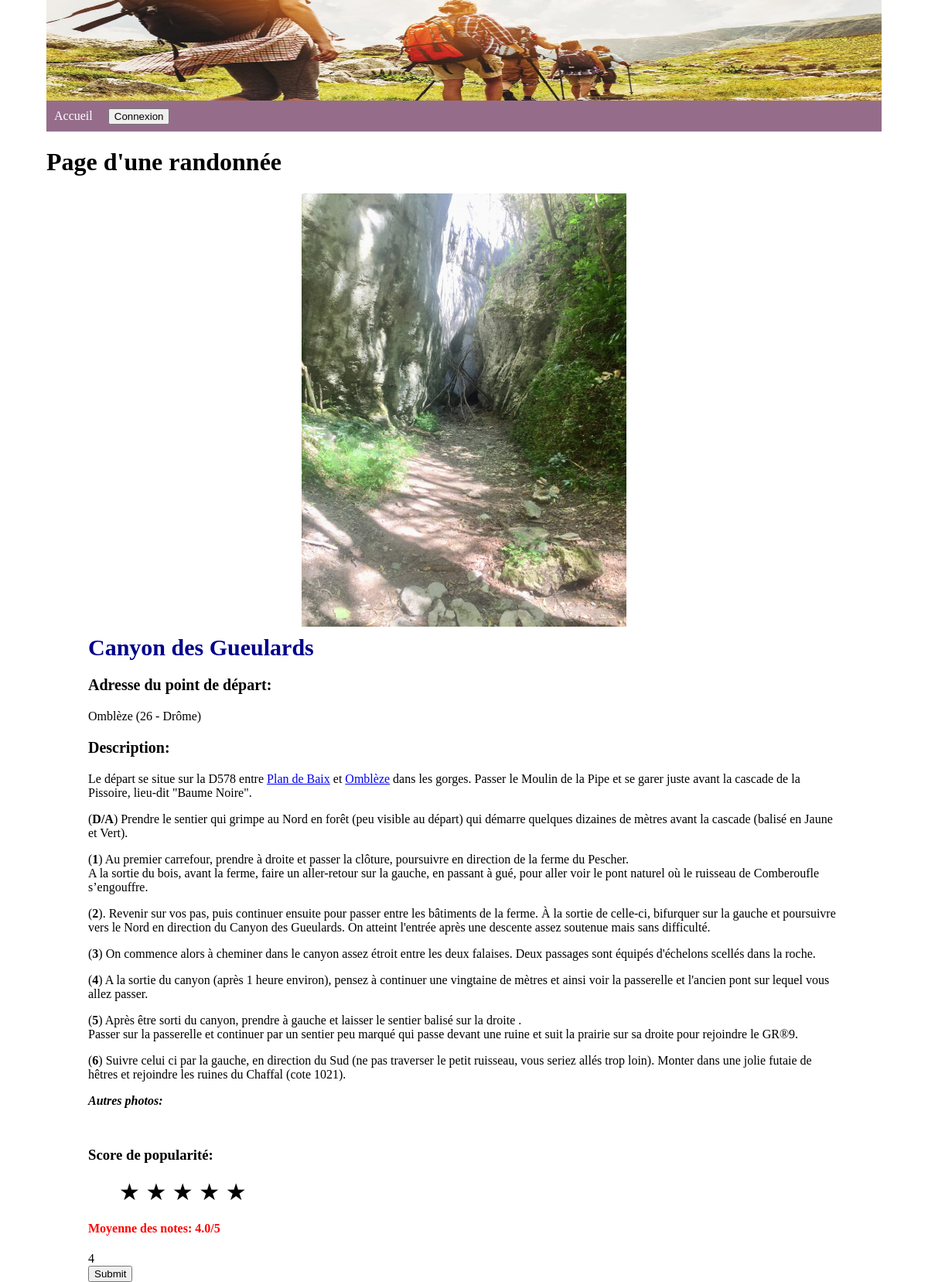
Screenshot of /index.php?gestion=randonner&id_randonnee=15 with the database file from the repository.
### tables this page shows
CREATE TABLE `tbl_randonnee` (
  `nomDeRandonnee` varchar(250) NOT NULL,
  `depart` varchar(250) NOT NULL,
  `description` text NOT NULL,
  `score` int(11) NOT NULL,
  `photo` varchar(50) NOT NULL,
  `id_randonnee` int(11) NOT NULL
);

### pages/main/randonner.php (the view, shortened to what this page needs)
<h1>Page d'une randonnée </h1>
<?php
$sql_uneRandonnee = "SELECT * FROM tbl_randonnee WHERE tbl_randonnee.id_randonnee='$_GET[id_randonnee]'LIMIT 1 ";
$query_uneRandonnee = mysqli_query($mysqli, $sql_uneRandonnee);
while ($row_uneRandonnee = mysqli_fetch_array($query_uneRandonnee)) {
    $id_randonnee = $row_uneRandonnee['id_randonnee'];
?>
    <div class="wrapperDetail">
        <div class="photoRandonnee">
            <img width: 100% src="../../images/<?php echo $row_uneRandonnee['photo'] ?>">
        </div>
        <div class="detailRandonnee">
            <h3><?php echo $row_uneRandonnee['nomDeRandonnee'] ?></h3>
            <p class="titre-une-randonnee">Adresse du point de départ: </p> <?php echo $row_uneRandonnee['depart'] ?>
            <p class="titre-une-randonnee">Description: </p> <?php echo $row_uneRandonnee['description'] ?>
        </div>
        <div class="scoreRandonnee">
            <h3>Score de popularité:</h3>
            <?php
            $query_rating = "SELECT ROUND(AVG(score), 1) as numRating FROM tbl_score WHERE id_randonnee=" . $id_randonnee;
            $avgresult = mysqli_query($mysqli, $query_rating);
            $fetchAverage = mysqli_fetch_array($avgresult);
            $numRating = $fetchAverage['numRating'];
            ?>
            <ul class="list-inline" title="Average Rating">
                <?php for ($count = 1; $count <= 5; $count++) : ?>
                    <?php if ($count <= round($numRating)) {
                        $color = 'color:#ffcc00;';
                    } else {
                        $color = 'color:#ccc;';
                    } ?>
                    <li title="Score de popularité"
                    id="{{$id_randonnee}} - {{$count}} "
                    data-index="{{$count}}"
                    data-randonnee_id="{{$id_randonnee}}"
                    data-score="{{round($numRating)}}"
                    class="score"
                    style="cursor: pointer; color:<?php echo $color; ?>;  font-size:30px;">
                        &#9733;
                    </li>
                <?php endfor; ?>
            </ul>
            <h4 style="color:red;"> <?php echo 'Moyenne des notes: ' . $numRating . '/5 ' ?></h4>
            <?php echo round($numRating) ?>
            <form><input type="Submit" name="Submit"></form>
        </div>
    </div>
<?php
}
?>

### css/style.css (style rules this page uses)
body { margin:0; padding: 0; }
.wrapperDetail { height: auto; width: 90%; margin:0 auto; }
.photoRandonnee { display: flex; justify-content: center; }
.detailRandonnee { float:left; width: 100%; margin-top: 10px; }
.detailRandonnee h3 { font-size: 30px; color: darkblue; margin: 0; }
.titre-une-randonnee { font-size: 20px; font-weight: bold; }
.list-inline >li { display: inline; list-style: none; text-decoration: none; }

### rows the page displays
tbl_randonnee: photo (picture), nomDeRandonnee "Canyon des Gueulards", depart "Omblèze (26 - Drôme)", description "Le départ se situe sur la D578 entre Plan de Baix et Omblèze dans les gorges. Passer le Moulin de la Pipe et se garer juste avant la cascade de la Pissoire, lieu-dit \"Baume Noire\". ( D/A ) Prendre le sentier qui grimpe au Nord en forêt (peu visible au départ) qui démarre quelques dizaines de mètres avant la cascade (balisé en Jaune et Vert). ( 1 ) Au premier carrefour, prendre à droite et passer la clôture, poursuivre en direction de la ferme du Pescher. A la sortie du bois, avant la ferme, faire un aller-retour sur la gauche, en passant à gué, pour aller voir le pont naturel où le ruisseau de Comberoufle s’engouffre. ( 2 ). Revenir sur vos pas, puis continuer ensuite pour passer entre les…", numRating "4.0", numRating "4"
